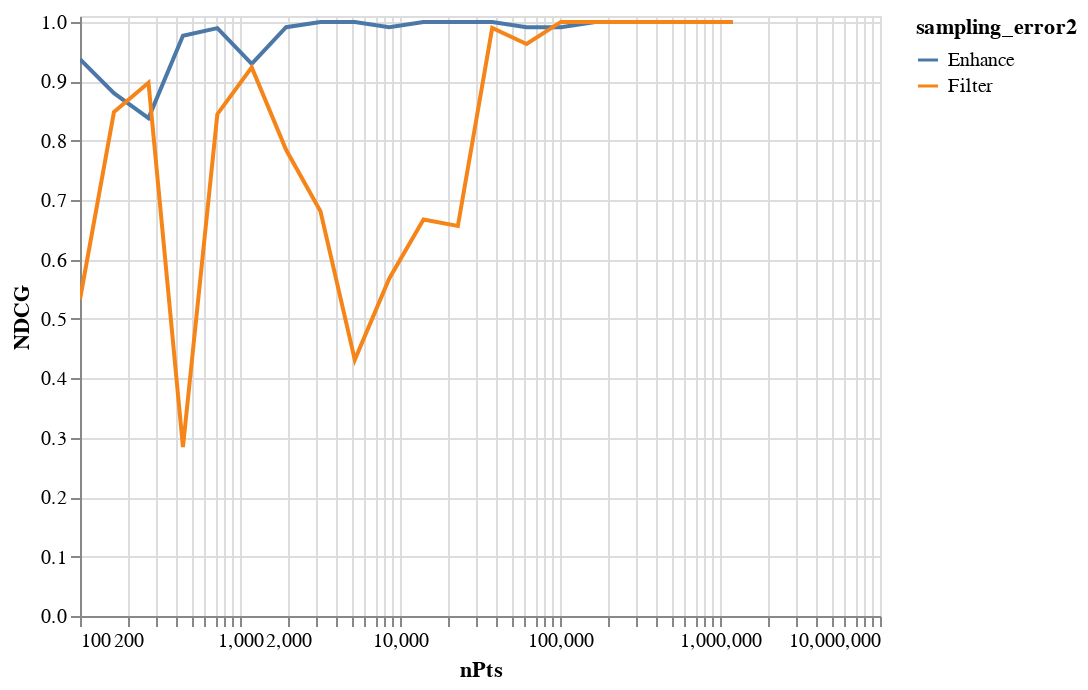

The cell this chart's notebook holds for it:
### Code cell
### Not entirely monotonic because there are mixed objectives used for Enhance and Filter
df=pd.read_csv("../result/sampling_error2.csv")
alt.Chart(df).mark_line(clip=True).encode(
    x = alt.X("nPts",scale=alt.Scale(type="log")),
    y = alt.Y("NDCG",scale=alt.Scale(domain=(0,1.01))),
    color = "sampling_error2"
)

### Figure 1 — Vega-Lite specification as saved in the notebook (floating-point values rounded to 4 significant figures)
{"config": {"view": {"continuousWidth": 400, "continuousHeight": 300}}, "data": {"name": "data-4221c880b709df3d9b6a10c0fe938fcd"}, "mark": {"type": "line", "clip": true}, "encoding": {"color": {"type": "nominal", "field": "sampling_error2"}, "x": {"type": "quantitative", "field": "nPts", "scale": {"type": "log"}}, "y": {"type": "quantitative", "field": "NDCG", "scale": {"domain": [0, 1.01]}}}, "$schema": "https://vega.github.io/schema/vega-lite/v4.8.1.json", "datasets": {"data-4221c880b709df3d9b6a10c0fe938fcd": [{"nPts": 100, "sampling_error2": "Enhance", "NDCG": 0.9375}, {"nPts": 100, "sampling_error2": "Filter", "NDCG": 0.5331}, {"nPts": 163, "sampling_error2": "Enhance", "NDCG": 0.88}, {"nPts": 163, "sampling_error2": "Filter", "NDCG": 0.8483}, {"nPts": 268, "sampling_error2": "Enhance", "NDCG": 0.8381}, {"nPts": 268, "sampling_error2": "Filter", "NDCG": 0.8976}, {"nPts": 440, "sampling_error2": "Enhance", "NDCG": 0.9766}, {"nPts": 440, "sampling_error2": "Filter", "NDCG": 0.2842}, {"nPts": 722, "sampling_error2": "Enhance", "NDCG": 0.9895}, {"nPts": 722, "sampling_error2": "Filter", "NDCG": 0.8448}, {"nPts": 1184, "sampling_error2": "Enhance", "NDCG": 0.9293}, {"nPts": 1184, "sampling_error2": "Filter", "NDCG": 0.9235}, {"nPts": 1941, "sampling_error2": "Enhance", "NDCG": 0.9911}, {"nPts": 1941, "sampling_error2": "Filter", "NDCG": 0.7847}, {"nPts": 3183, "sampling_error2": "Enhance", "NDCG": 1.0}, {"nPts": 3183, "sampling_error2": "Filter", "NDCG": 0.6813}, {"nPts": 5218, "sampling_error2": "Enhance", "NDCG": 1.0}, {"nPts": 5218, "sampling_error2": "Filter", "NDCG": 0.4311}, {"nPts": 8555, "sampling_error2": "Enhance", "NDCG": 0.9911}, {"nPts": 8555, "sampling_error2": "Filter", "NDCG": 0.5677}, {"nPts": 14026, "sampling_error2": "Enhance", "NDCG": 1.0}, {"nPts": 14026, "sampling_error2": "Filter", "NDCG": 0.6674}, {"nPts": 22994, "sampling_error2": "Enhance", "NDCG": 1.0}, {"nPts": 22994, "sampling_error2": "Filter", "NDCG": 0.6565}, {"nPts": 37698, "sampling_error2": "Enhance", "NDCG": 1.0}, {"nPts": 37698, "sampling_error2": "Filter", "NDCG": 0.9899}, {"nPts": 61804, "sampling_error2": "Enhance", "NDCG": 0.9911}, {"nPts": 61804, "sampling_error2": "Filter", "NDCG": 0.9629}, {"nPts": 101324, "sampling_error2": "Enhance", "NDCG": 0.9911}, {"nPts": 101324, "sampling_error2": "Filter", "NDCG": 1.0}, {"nPts": 166114, "sampling_error2": "Enhance", "NDCG": 1.0}, {"nPts": 166114, "sampling_error2": "Filter", "NDCG": 1.0}, {"nPts": 272332, "sampling_error2": "Enhance", "NDCG": 1.0}, {"nPts": 272332, "sampling_error2": "Filter", "NDCG": 1.0}, {"nPts": 446471, "sampling_error2": "Enhance", "NDCG": 1.0}, {"nPts": 446471, "sampling_error2": "Filter", "NDCG": 1.0}, {"nPts": 731960, "sampling_error2": "Enhance", "NDCG": 1.0}, {"nPts": 731960, "sampling_error2": "Filter", "NDCG": 1.0}, {"nPts": 1200000, "sampling_error2": "Enhance", "NDCG": 1.0}, {"nPts": 1200000, "sampling_error2": "Filter", "NDCG": 1.0}]}}
